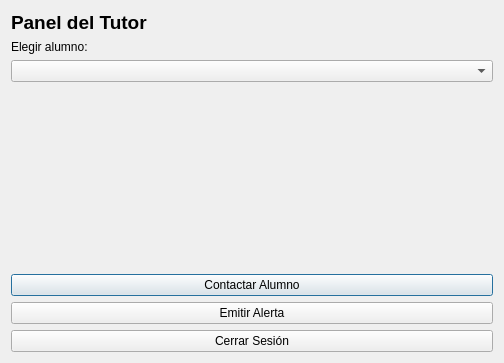
<?xml version="1.0" encoding="UTF-8"?>
<ui version="4.0">
 <class>TutorWindow</class>
 <widget class="QDialog" name="TutorWindow">
  <property name="geometry">
   <rect>
    <x>0</x>
    <y>0</y>
    <width>504</width>
    <height>363</height>
   </rect>
  </property>
  <property name="windowTitle">
   <string>Dialog</string>
  </property>
  <layout class="QVBoxLayout" name="verticalLayout">
   <item>
    <widget class="QLabel" name="label">
     <property name="font">
      <font>
       <pointsize>14</pointsize>
       <bold>true</bold>
      </font>
     </property>
     <property name="text">
      <string>Panel del Tutor</string>
     </property>
    </widget>
   </item>
   <item>
    <widget class="QLabel" name="label_2">
     <property name="text">
      <string>Elegir alumno:</string>
     </property>
    </widget>
   </item>
   <item>
    <widget class="QComboBox" name="comboAlumnos"/>
   </item>
   <item>
    <spacer name="verticalSpacer">
     <property name="orientation">
      <enum>Qt::Vertical</enum>
     </property>
     <property name="sizeHint" stdset="0">
      <size>
       <width>20</width>
       <height>161</height>
      </size>
     </property>
    </spacer>
   </item>
   <item>
    <widget class="QPushButton" name="btnContactar">
     <property name="text">
      <string>Contactar Alumno</string>
     </property>
    </widget>
   </item>
   <item>
    <widget class="QPushButton" name="bntEmitirAlerta">
     <property name="text">
      <string>Emitir Alerta</string>
     </property>
    </widget>
   </item>
   <item>
    <widget class="QPushButton" name="btnCerrarSesion">
     <property name="text">
      <string>Cerrar Sesión</string>
     </property>
    </widget>
   </item>
  </layout>
 </widget>
 <resources/>
 <connections/>
</ui>
